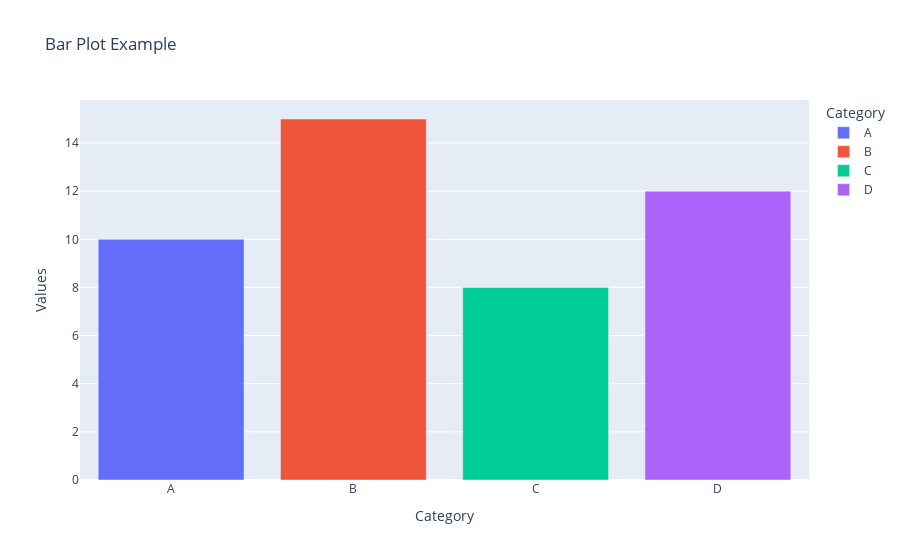

The notebook cell saved with this chart:
### Code cell
import plotly.express as px
data = {
    'Category': ['A', 'B', 'C', 'D'],
    'Values': [10, 15, 8, 12]
}
px.bar(data, x='Category', y='Values', title='Bar Plot Example', color='Category')

### Figure 1 — Plotly figure (JSON) as saved in the notebook; plotly's stock layout.template omitted (floating-point values rounded to 4 significant figures)
{"data": [{"hovertemplate": "Category=%{x}<br>Values=%{y}<extra></extra>", "legendgroup": "A", "marker": {"color": "#636efa", "pattern": {"shape": ""}}, "name": "A", "orientation": "v", "showlegend": true, "textposition": "auto", "type": "bar", "x": ["A"], "xaxis": "x", "y": [10], "yaxis": "y"}, {"hovertemplate": "Category=%{x}<br>Values=%{y}<extra></extra>", "legendgroup": "B", "marker": {"color": "#EF553B", "pattern": {"shape": ""}}, "name": "B", "orientation": "v", "showlegend": true, "textposition": "auto", "type": "bar", "x": ["B"], "xaxis": "x", "y": [15], "yaxis": "y"}, {"hovertemplate": "Category=%{x}<br>Values=%{y}<extra></extra>", "legendgroup": "C", "marker": {"color": "#00cc96", "pattern": {"shape": ""}}, "name": "C", "orientation": "v", "showlegend": true, "textposition": "auto", "type": "bar", "x": ["C"], "xaxis": "x", "y": [8], "yaxis": "y"}, {"hovertemplate": "Category=%{x}<br>Values=%{y}<extra></extra>", "legendgroup": "D", "marker": {"color": "#ab63fa", "pattern": {"shape": ""}}, "name": "D", "orientation": "v", "showlegend": true, "textposition": "auto", "type": "bar", "x": ["D"], "xaxis": "x", "y": [12], "yaxis": "y"}], "layout": {"barmode": "relative", "legend": {"title": {"text": "Category"}, "tracegroupgap": 0}, "title": {"text": "Bar Plot Example"}, "xaxis": {"anchor": "y", "categoryarray": ["A", "B", "C", "D"], "categoryorder": "array", "domain": [0, 1], "title": {"text": "Category"}}, "yaxis": {"anchor": "x", "domain": [0, 1], "title": {"text": "Values"}}}}
